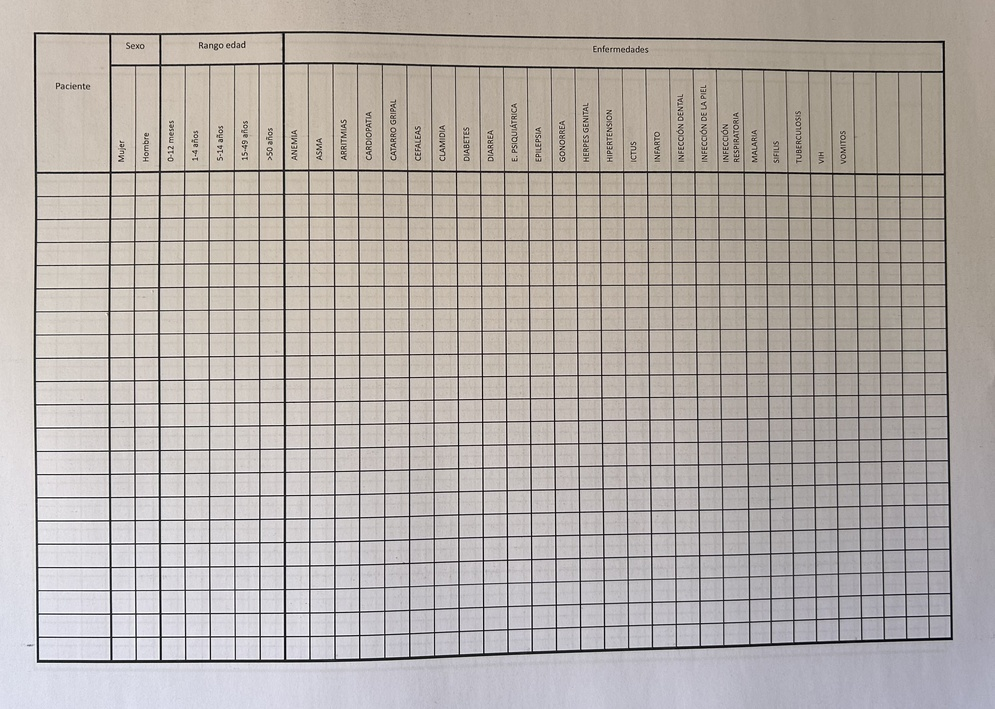
#> input picture ova-api/assets/table-format.jpg, 995 x 709 px, shrunk from 3580 x 2552 before the run
$ python -i mark_detection.py   (imports and definitions only)
#> lines starting #> are read from the running program, lines starting #| are printed output that depends on the picture
#> further down, picture is the input picture: shape (709, 995, 3); mean B, G, R 169.2, 173.7, 180.4
import cv2

def detect_X_in_cell(cell_image):
    """Detects if there is a large enough "X" in the given cell image."""
    gray = cv2.cvtColor(cell_image, cv2.COLOR_BGR2GRAY)

    clahe = cv2.createCLAHE(clipLimit=4.5, tileGridSize=(2, 2))
    enhanced_gray = clahe.apply(gray)
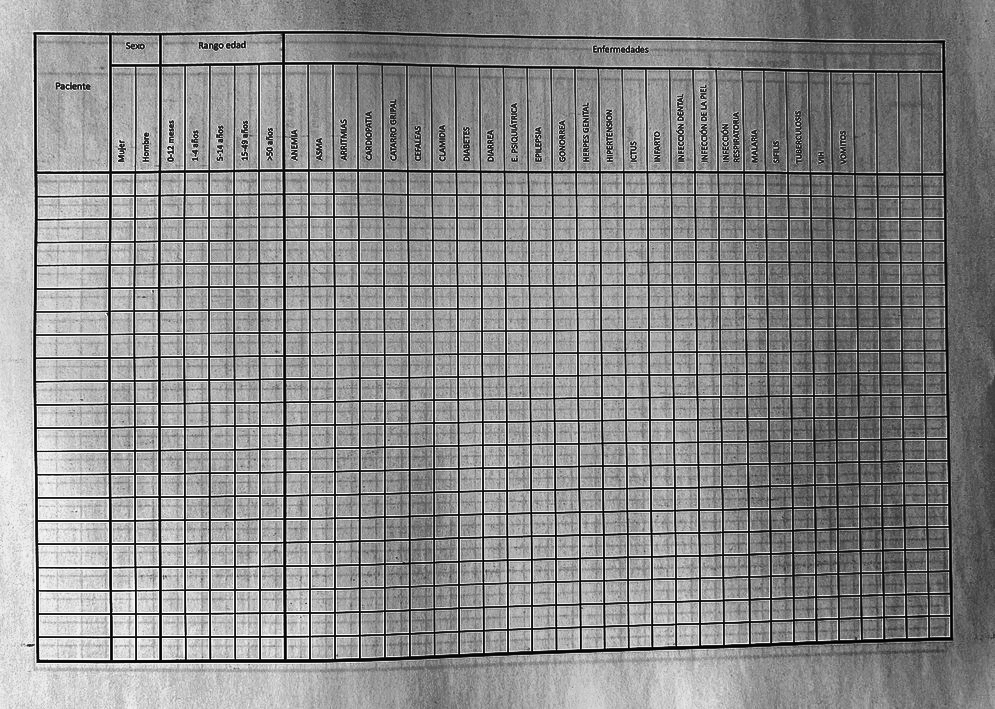
#> enhanced_gray: shape (709, 995); min 0, max 255, mean 138.7

    _, binary = cv2.threshold(enhanced_gray, 60, 255, cv2.THRESH_BINARY)
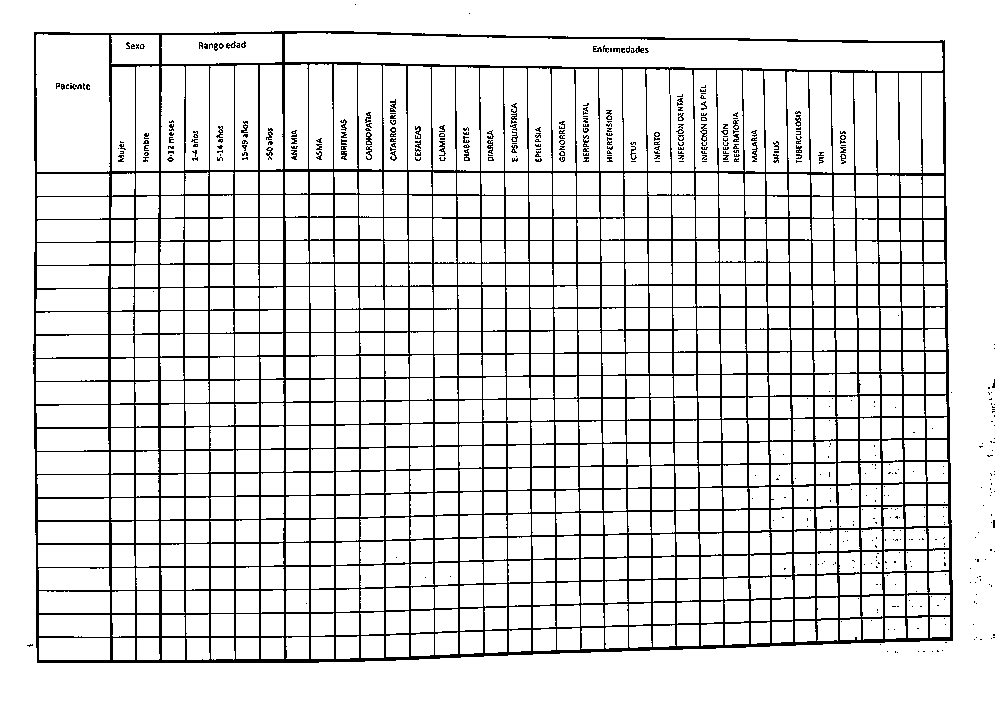
#> binary: shape (709, 995); 88.5% white; black in thin lines or dots

    border_size = 8
    cropped_binary = binary[border_size:-border_size, border_size:-border_size]
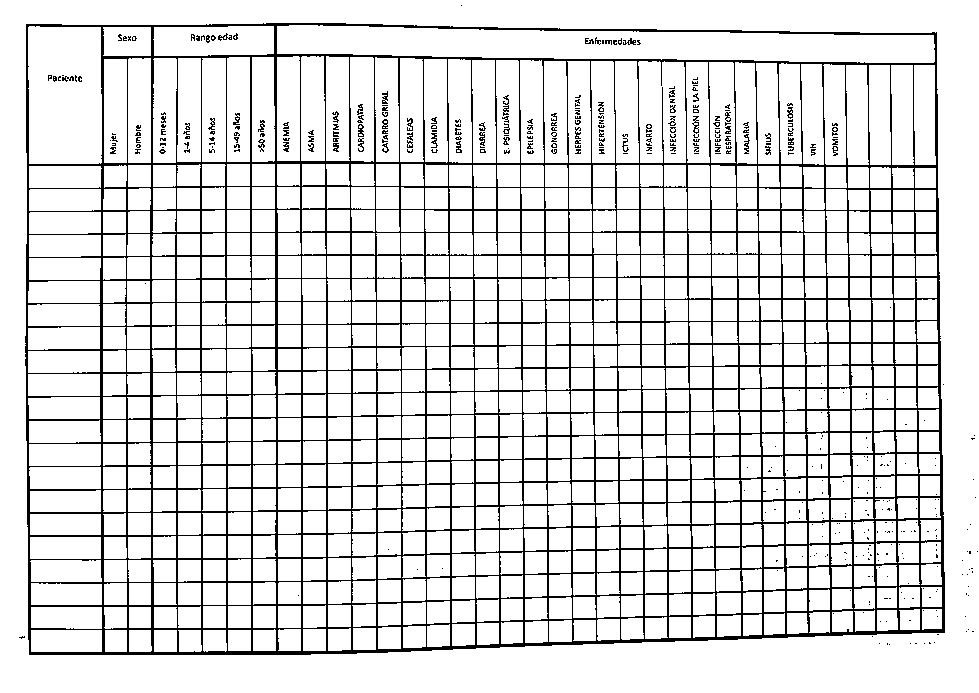
#> cropped_binary: shape (693, 979); 88% white; black in thin lines or dots

    # Count the number of black pixels in the cropped binary image
    black_pixels = cv2.countNonZero(255 - cropped_binary)
#> black_pixels = 81104

    if black_pixels > 0 :
        return True

    return False

>>> import cv2
>>> picture = cv2.imread('../../ova-api/assets/table-format.jpg')
>>> result = detect_X_in_cell(picture)
#> result = True
